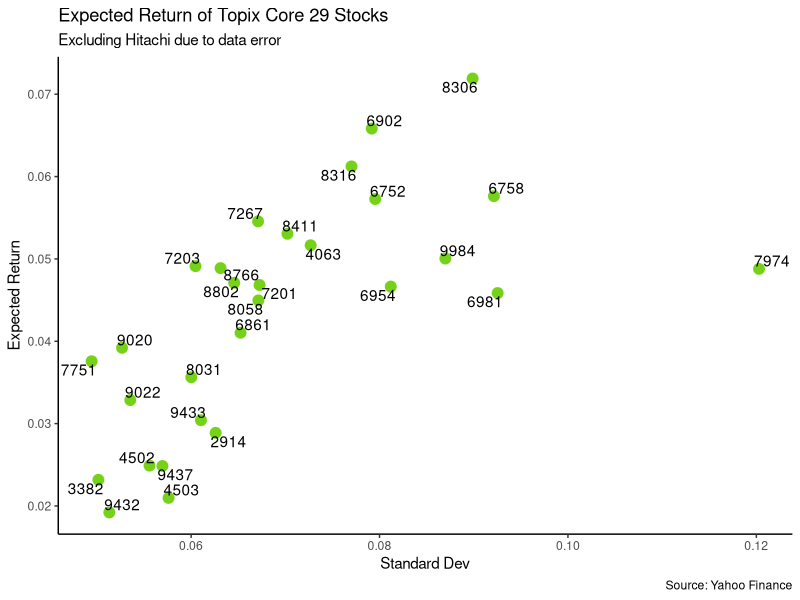
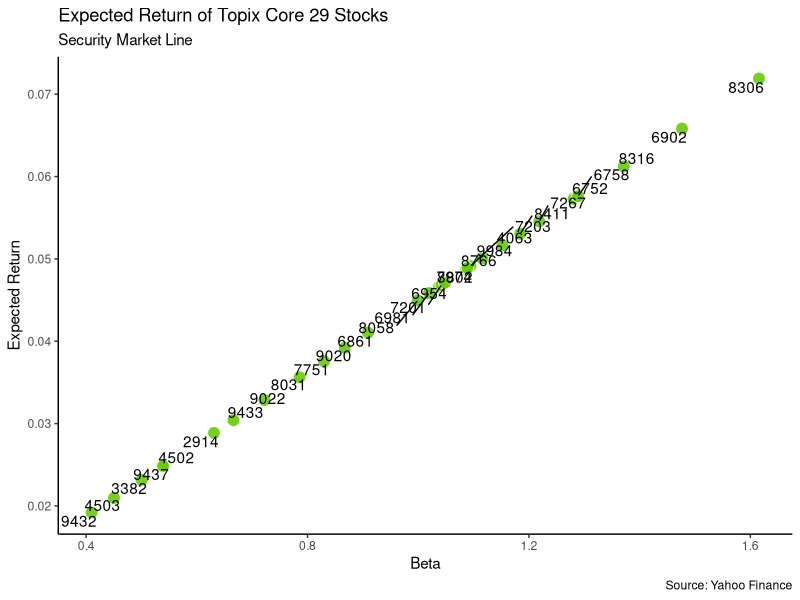

Reproduce these figures in R, in order.
#Import Data
capm <- read.csv("Topix Core30 Return (without Hitachi).csv",header=T,check.names = F,sep=",")

#CAPM Formula
  # E(Ri) = Rf + β x (E(Rm) - Rf)
  # Rf of 10Y JGB is 0.13% in Nov. 5 according to Bloomberg

Rf <- 0.0013
TopixRm <- 0.045 # 20 Years average
expected_Rm <- mean(TopixRm)
market_premium <- expected_Rm - Rf

#Count col (how many companies in the dataset)
L <- ncol(capm)
I <- L-2 # a total of 29 (excluding one with major data error)

#Creating Beta (5Y monthly 2013~2018) 
Betas <- rep(0,I)
Rm <- capm[,2] - capm[,1]

for (i in 1:I) {
  Ri <- capm[,2+i] - capm[,1]
  regression <- lm(Ri~Rm)
  mySummary <- summary(regression)
  mycoef <- coef(mySummary)
  Betas[i] <- mycoef[2,1]
}

#Plugging in numbers to get Expected Return of company
CAPM_Expected_Returns <- rep(0,I)

for(i in 1:I){
  CAPM_Expected_Returns[i] <- Rf+Betas[i]*market_premium
}

#Creating Standard Dev (5Y monthly 2013~2018) 
variance <- rep(0,I)  
standard_dev <- rep(0,I)

for (i in 1:I){
  variance[i] <- var(capm[,2+i])
  standard_dev[i] <- sqrt(variance[i])
}

#Creating Data Frame
companies <- colnames(capm)
companies2 <- companies[3:L]

data <- data.frame(companies2,CAPM_Expected_Returns,Betas, standard_dev)

#Identify High Beta / High Standard Dev companies
myOrder1 <- order(Betas, decreasing=T)
myOrder2 <- order(standard_dev, decreasing=T)

companiesBetas <- data[myOrder1, ]
companiesstand_dev <- data[myOrder2, ]

#Visualizing (load ggplot2)
library(ggplot2)
library(ggrepel)

#CAPM
ggplot(data, aes(x=standard_dev,y=CAPM_Expected_Returns,label=companies2))+
  geom_point(colour="white",fill="chartreuse3",shape=21,alpha=0.9,size=4)+
  labs(title="Expected Return of Topix Core 29 Stocks",
       subtitle="Excluding Hitachi due to data error",
       caption="Source: Yahoo Finance",
       x="Standard Dev",
       y="Expected Return")+
  geom_text_repel(aes(label=companies2), box.padding=unit(0.05,"lines"))+
  theme_classic()

#SML
ggplot(data, aes(x=Betas,y=CAPM_Expected_Returns,label=companies2))+
  geom_point(colour="white",fill="chartreuse3",shape=21,alpha=0.9,size=4)+
  labs(title="Expected Return of Topix Core 29 Stocks",
       subtitle="Security Market Line",
       caption="Source: Yahoo Finance",
       x="Beta",
       y="Expected Return")+
  geom_text_repel(aes(label=companies2), box.padding=unit(0.05,"lines"))+
  theme_classic()

